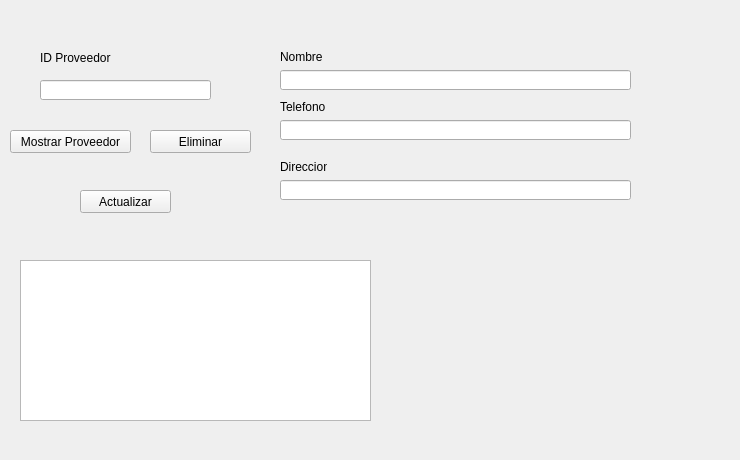
     <widget class="QWidget" name="tab_11">
      <attribute name="title">
       <string>Editar</string>
      </attribute>
      <widget class="QLabel" name="label_18">
       <property name="geometry">
        <rect>
         <x>40</x>
         <y>50</y>
         <width>81</width>
         <height>16</height>
        </rect>
       </property>
       <property name="text">
        <string>ID Proveedor</string>
       </property>
      </widget>
      <widget class="QLineEdit" name="lineEdit_edit_prov">
       <property name="geometry">
        <rect>
         <x>40</x>
         <y>80</y>
         <width>171</width>
         <height>20</height>
        </rect>
       </property>
      </widget>
      <widget class="QLineEdit" name="lineEdit_2">
       <property name="geometry">
        <rect>
         <x>280</x>
         <y>70</y>
         <width>351</width>
         <height>20</height>
        </rect>
       </property>
      </widget>
      <widget class="QLineEdit" name="lineEdit_3">
       <property name="geometry">
        <rect>
         <x>280</x>
         <y>120</y>
         <width>351</width>
         <height>20</height>
        </rect>
       </property>
      </widget>
      <widget class="QLineEdit" name="lineEdit_4">
       <property name="geometry">
        <rect>
         <x>280</x>
         <y>180</y>
         <width>351</width>
         <height>20</height>
        </rect>
       </property>
      </widget>
      <widget class="QPlainTextEdit" name="plainTextEdit_2">
       <property name="geometry">
        <rect>
         <x>20</x>
         <y>260</y>
         <width>351</width>
         <height>161</height>
        </rect>
       </property>
      </widget>
      <widget class="QPushButton" name="mostrar_prov">
       <property name="geometry">
        <rect>
         <x>10</x>
         <y>130</y>
         <width>121</width>
         <height>23</height>
        </rect>
       </property>
       <property name="text">
        <string>Mostrar Proveedor</string>
       </property>
      </widget>
      <widget class="QPushButton" name="actualizar_prov">
       <property name="geometry">
        <rect>
         <x>80</x>
         <y>190</y>
         <width>91</width>
         <height>23</height>
        </rect>
       </property>
       <property name="text">
        <string>Actualizar</string>
       </property>
      </widget>
      <widget class="QPushButton" name="eliminar_prov">
       <property name="geometry">
        <rect>
         <x>150</x>
         <y>130</y>
         <width>101</width>
         <height>23</height>
        </rect>
       </property>
       <property name="text">
        <string>Eliminar</string>
       </property>
      </widget>
      <widget class="QLabel" name="label_19">
       <property name="geometry">
        <rect>
         <x>280</x>
         <y>50</y>
         <width>47</width>
         <height>13</height>
        </rect>
       </property>
       <property name="text">
        <string>Nombre</string>
       </property>
      </widget>
      <widget class="QLabel" name="label_21">
       <property name="geometry">
        <rect>
         <x>280</x>
         <y>100</y>
         <width>47</width>
         <height>13</height>
        </rect>
       </property>
       <property name="text">
        <string>Telefono</string>
       </property>
      </widget>
      <widget class="QLabel" name="label_25">
       <property name="geometry">
        <rect>
         <x>280</x>
         <y>160</y>
         <width>47</width>
         <height>13</height>
        </rect>
       </property>
       <property name="text">
        <string>Direccion</string>
       </property>
      </widget>
      <widget class="QLabel" name="label_38">
       <property name="geometry">
        <rect>
         <x>450</x>
         <y>240</y>
         <width>281</width>
         <height>211</height>
        </rect>
       </property>
       <property name="text">
        <string/>
       </property>
       <property name="pixmap">
        <pixmap>L3.png</pixmap>
       </property>
      </widget>
     </widget>
